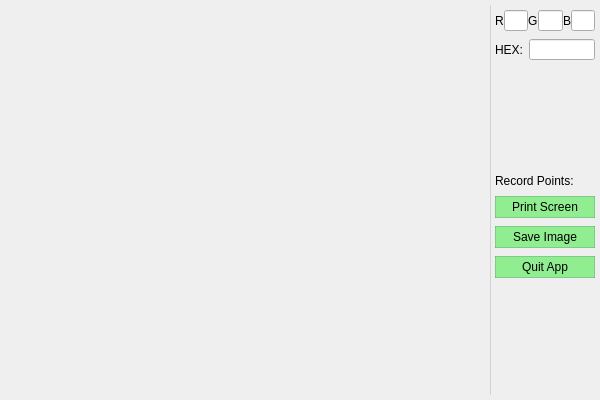
<?xml version="1.0" encoding="UTF-8"?>
<ui version="4.0">
 <class>ColorMarkerClass</class>
 <widget class="QMainWindow" name="ColorMarkerClass">
  <property name="geometry">
   <rect>
    <x>0</x>
    <y>0</y>
    <width>600</width>
    <height>400</height>
   </rect>
  </property>
  <property name="windowTitle">
   <string>Color Marker</string>
  </property>
  <property name="styleSheet">
   <string notr="true">QLineEdit
{
	height:15px;
	color:darkgreen;
	border：none;
}
QPushButton
{
	height:20px;
	border:1px solid #3D4D5D6D;
	background-color:lightgreen;
}
QPushButton:hover
{
	background-color:darkgreen;
}</string>
  </property>
  <widget class="QWidget" name="centralWidget">
   <layout class="QHBoxLayout" name="horizontalLayout">
    <property name="spacing">
     <number>3</number>
    </property>
    <property name="leftMargin">
     <number>5</number>
    </property>
    <property name="topMargin">
     <number>5</number>
    </property>
    <property name="rightMargin">
     <number>5</number>
    </property>
    <property name="bottomMargin">
     <number>5</number>
    </property>
    <item>
     <widget class="QLabel" name="lblDisplay">
      <property name="sizePolicy">
       <sizepolicy hsizetype="Expanding" vsizetype="Preferred">
        <horstretch>0</horstretch>
        <verstretch>0</verstretch>
       </sizepolicy>
      </property>
      <property name="mouseTracking">
       <bool>true</bool>
      </property>
      <property name="text">
       <string/>
      </property>
     </widget>
    </item>
    <item>
     <widget class="Line" name="line">
      <property name="styleSheet">
       <string notr="true">color:#2D3D4D5D;</string>
      </property>
      <property name="frameShadow">
       <enum>QFrame::Plain</enum>
      </property>
      <property name="orientation">
       <enum>Qt::Vertical</enum>
      </property>
     </widget>
    </item>
    <item>
     <widget class="QWidget" name="widget" native="true">
      <property name="sizePolicy">
       <sizepolicy hsizetype="Fixed" vsizetype="Preferred">
        <horstretch>0</horstretch>
        <verstretch>0</verstretch>
       </sizepolicy>
      </property>
      <property name="maximumSize">
       <size>
        <width>100</width>
        <height>16777215</height>
       </size>
      </property>
      <layout class="QVBoxLayout" name="verticalLayout">
       <property name="spacing">
        <number>8</number>
       </property>
       <property name="leftMargin">
        <number>0</number>
       </property>
       <property name="topMargin">
        <number>5</number>
       </property>
       <property name="rightMargin">
        <number>0</number>
       </property>
       <property name="bottomMargin">
        <number>0</number>
       </property>
       <item>
        <layout class="QHBoxLayout" name="horizontalLayout_2">
         <property name="spacing">
          <number>0</number>
         </property>
         <item>
          <widget class="QLabel" name="label_2">
           <property name="sizePolicy">
            <sizepolicy hsizetype="Fixed" vsizetype="Preferred">
             <horstretch>0</horstretch>
             <verstretch>0</verstretch>
            </sizepolicy>
           </property>
           <property name="text">
            <string>R</string>
           </property>
          </widget>
         </item>
         <item>
          <widget class="QLineEdit" name="txtR">
           <property name="sizePolicy">
            <sizepolicy hsizetype="Fixed" vsizetype="Fixed">
             <horstretch>0</horstretch>
             <verstretch>0</verstretch>
            </sizepolicy>
           </property>
          </widget>
         </item>
         <item>
          <widget class="QLabel" name="label_3">
           <property name="sizePolicy">
            <sizepolicy hsizetype="Fixed" vsizetype="Preferred">
             <horstretch>0</horstretch>
             <verstretch>0</verstretch>
            </sizepolicy>
           </property>
           <property name="text">
            <string>G</string>
           </property>
          </widget>
         </item>
         <item>
          <widget class="QLineEdit" name="txtG">
           <property name="sizePolicy">
            <sizepolicy hsizetype="Fixed" vsizetype="Fixed">
             <horstretch>0</horstretch>
             <verstretch>0</verstretch>
            </sizepolicy>
           </property>
          </widget>
         </item>
         <item>
          <widget class="QLabel" name="label_4">
           <property name="sizePolicy">
            <sizepolicy hsizetype="Fixed" vsizetype="Preferred">
             <horstretch>0</horstretch>
             <verstretch>0</verstretch>
            </sizepolicy>
           </property>
           <property name="text">
            <string>B</string>
           </property>
          </widget>
         </item>
         <item>
          <widget class="QLineEdit" name="txtB">
           <property name="sizePolicy">
            <sizepolicy hsizetype="Fixed" vsizetype="Fixed">
             <horstretch>0</horstretch>
             <verstretch>0</verstretch>
            </sizepolicy>
           </property>
          </widget>
         </item>
        </layout>
       </item>
       <item>
        <layout class="QHBoxLayout" name="horizontalLayout_3">
         <item>
          <widget class="QLabel" name="label_5">
           <property name="sizePolicy">
            <sizepolicy hsizetype="Fixed" vsizetype="Preferred">
             <horstretch>0</horstretch>
             <verstretch>0</verstretch>
            </sizepolicy>
           </property>
           <property name="text">
            <string>HEX:</string>
           </property>
          </widget>
         </item>
         <item>
          <widget class="QLineEdit" name="txtHex">
           <property name="sizePolicy">
            <sizepolicy hsizetype="Fixed" vsizetype="Fixed">
             <horstretch>0</horstretch>
             <verstretch>0</verstretch>
            </sizepolicy>
           </property>
          </widget>
         </item>
        </layout>
       </item>
       <item>
        <widget class="QLabel" name="lblColor">
         <property name="minimumSize">
          <size>
           <width>0</width>
           <height>30</height>
          </size>
         </property>
         <property name="maximumSize">
          <size>
           <width>16777215</width>
           <height>30</height>
          </size>
         </property>
         <property name="text">
          <string/>
         </property>
        </widget>
       </item>
       <item>
        <widget class="QLabel" name="lblScaleDisplay">
         <property name="minimumSize">
          <size>
           <width>0</width>
           <height>60</height>
          </size>
         </property>
         <property name="maximumSize">
          <size>
           <width>16777215</width>
           <height>60</height>
          </size>
         </property>
         <property name="text">
          <string/>
         </property>
        </widget>
       </item>
       <item>
        <layout class="QHBoxLayout" name="horizontalLayout_4">
         <property name="leftMargin">
          <number>0</number>
         </property>
         <property name="topMargin">
          <number>0</number>
         </property>
         <property name="rightMargin">
          <number>0</number>
         </property>
         <property name="bottomMargin">
          <number>0</number>
         </property>
         <item>
          <widget class="QLabel" name="label_6">
           <property name="text">
            <string>Record Points:</string>
           </property>
          </widget>
         </item>
         <item>
          <widget class="QLabel" name="lblMarkedPoints">
           <property name="text">
            <string/>
           </property>
          </widget>
         </item>
        </layout>
       </item>
       <item>
        <widget class="QPushButton" name="btnPrintScreen">
         <property name="text">
          <string>Print Screen</string>
         </property>
        </widget>
       </item>
       <item>
        <widget class="QPushButton" name="btnSaveImg">
         <property name="text">
          <string>Save Image</string>
         </property>
        </widget>
       </item>
       <item>
        <widget class="QPushButton" name="btnQuit">
         <property name="text">
          <string>Quit App</string>
         </property>
        </widget>
       </item>
       <item>
        <spacer name="verticalSpacer">
         <property name="orientation">
          <enum>Qt::Vertical</enum>
         </property>
         <property name="sizeHint" stdset="0">
          <size>
           <width>0</width>
           <height>0</height>
          </size>
         </property>
        </spacer>
       </item>
      </layout>
     </widget>
    </item>
   </layout>
  </widget>
 </widget>
 <layoutdefault spacing="6" margin="11"/>
 <resources>
  <include location="colormarker.qrc"/>
 </resources>
 <connections/>
</ui>
